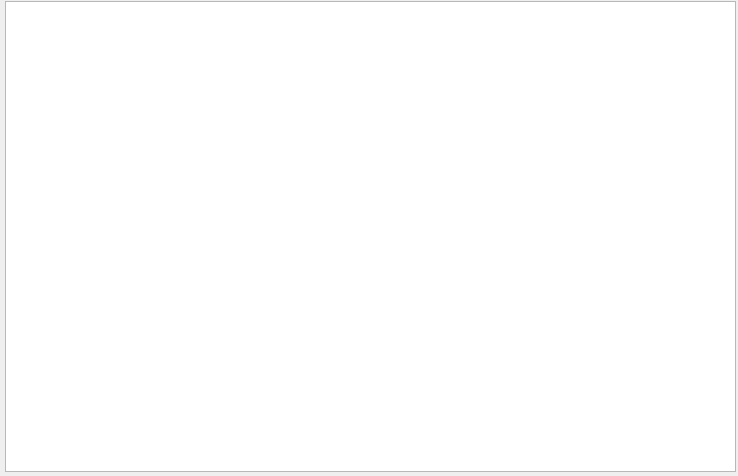
<?xml version="1.0" encoding="UTF-8"?>
<ui version="4.0">
 <class>MainWindow</class>
 <widget class="QMainWindow" name="MainWindow">
  <property name="geometry">
   <rect>
    <x>0</x>
    <y>0</y>
    <width>738</width>
    <height>476</height>
   </rect>
  </property>
  <property name="windowTitle">
   <string>MainWindow</string>
  </property>
  <widget class="QWidget" name="centralwidget">
   <widget class="QTableWidget" name="tableWidget">
    <property name="geometry">
     <rect>
      <x>5</x>
      <y>1</y>
      <width>731</width>
      <height>471</height>
     </rect>
    </property>
   </widget>
  </widget>
 </widget>
 <resources/>
 <connections/>
</ui>
